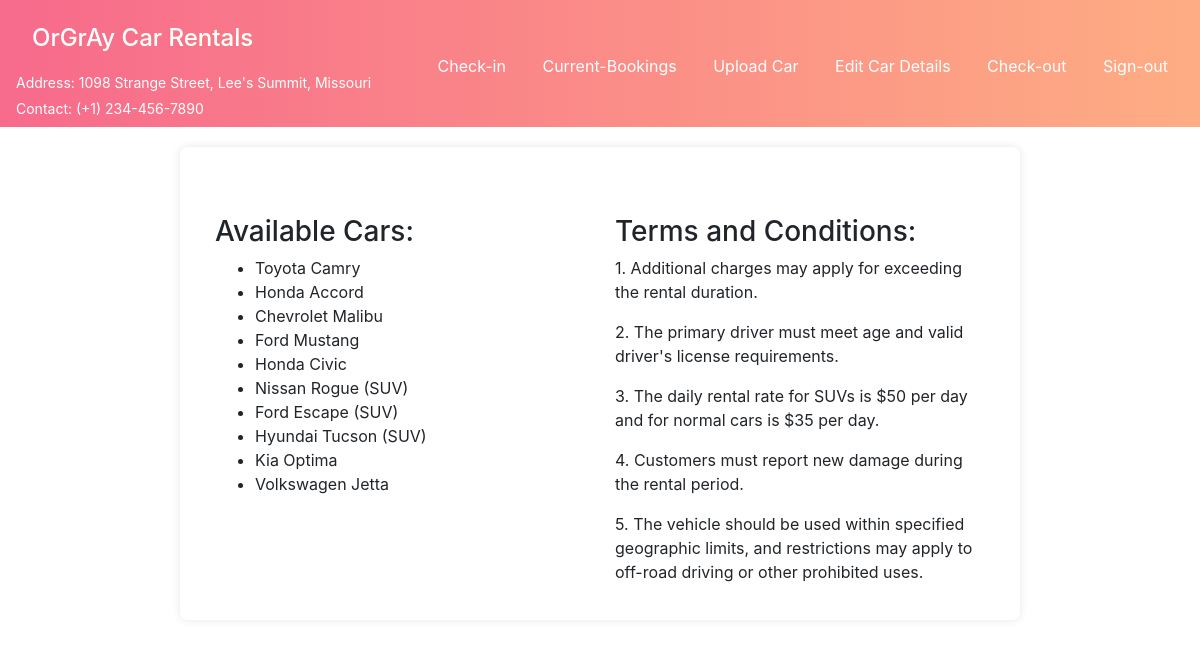
The app's page /home/ (signed in) with its own data.
### checkIn/models.py (models this page shows, shortened)
class Car(models.Model):
    car_model = models.CharField(max_length=255)
    is_available = models.BooleanField(default=True)

### checkIn/views.py (the view)
# urls.py: path('home/', home, name='home'),
@login_required(login_url='/login/')
def home(request):
    available_cars = Car.objects.filter(is_available=True)
    return render(request, 'checkIn/home.html', {'available_cars': available_cars})

### checkIn/templates/checkIn/home.html (shortened to what this page needs)
{% extends 'checkIn/base.html' %}
{% block content %}
    <div class="container mt-5">
        <div class="row">
            <div class="col-md-6">
                <h3>Available Cars:</h3>
                <ul>
                    {% for car in available_cars %}
                        <li>{{ car.car_model }}</li>
                    {% endfor %}
                </ul>
            </div>
            <div class="col-md-6">
                <h3>Terms and Conditions:</h3>
                <p>1. Additional charges may apply for exceeding the rental duration.</p>
                <p>2. The primary driver must meet age and valid driver's license requirements.</p>
                <p>3. The daily rental rate for SUVs is $50 per day and for normal cars is $35 per day.</p>
                <p>4. Customers must report new damage during the rental period.</p>
                <p>5. The vehicle should be used within specified geographic limits, and restrictions may apply to off-road driving or other prohibited uses.</p>
            </div>
        </div>
    </div>
{% endblock %}

### checkIn/templates/checkIn/base.html (shortened to what this page needs)
<!DOCTYPE html>
<html lang="en">
<head>
    <link rel="stylesheet" href="https://code.jquery.com/ui/1.12.1/themes/base/jquery-ui.css">
    <link rel="stylesheet" href="https://maxcdn.bootstrapcdn.com/bootstrap/4.0.0/css/bootstrap.min.css">
</head>
<body>
    <div class="navbar">
        <div class="content">
            <h1><a href="{% url 'home' %}" style="color: #fff;">OrGrAy Car Rentals</a></h1>
            <p>Address: 1098 Strange Street, Lee's Summit, Missouri</p>
            <p>Contact: (+1) 234-456-7890</p>
        </div>
        <div>
            <a href="{% url 'checkIn' %}" class="checkin-link">Check-in</a>
            <a href="{% url 'current_bookings' %}" class="current-bookings-link">Current-Bookings</a>
            <a href="{% url 'upload_car_details' %}" class="upload-car-link">Upload Car</a>
            <a href="{% url 'delete_car' %}" class="delete-car-link">Edit Car Details</a>
            <a href="{% url 'checkout' %}" class="checkout-link">Check-out</a>
            <a href="{% url 'logout' %}" class="signout-link">Sign-out</a>
        </div>
    </div>
    <div class="form-container">
        {% block content %}{% endblock %}
    </div>
</body>
</html>

### checkIn/templates/checkIn/base.html (style rules this page uses)
body { font-family: 'Arial', sans-serif; background-size: cover; background-position: center; margin: 0; padding: 0; display: flex; flex-direction: column; align-items: center; min-height: 100vh; }
.navbar { background: linear-gradient(to right, #f76a8c, #fead83); overflow: hidden; width: 100%; display: flex; justify-content: space-between; align-items: center; padding: 20px; box-sizing: border-box; color: #fff; }
.navbar a { color: #ffffff; text-decoration: none !important; padding: 14px 16px; text-align: center; display: inline-block; transition: background-color 0.3s, color 0.3s; }
.navbar h1 { margin: 0; }
.navbar h1 a { color: #fff; text-decoration: none !important; font-size: 24px; background: linear-gradient(to right, #ff5e78, #ffb870); -webkit-background-clip: text; color: transparent; }
.navbar p { margin: 5px 0 0; color: #fff; font-size: 14px; }
.signout-link { font-size: 16px; text-decoration: none !important; margin-top: 5px; display: inline-block; color: #49beb7; }
.form-container { background-color: rgba(255, 255, 255, 0.8); padding: 20px; border-radius: 8px; box-shadow: 0 0 10px rgba(0, 0, 0, 0.1); width: 70%; max-width: 70%; margin: 20px 0; display: flex; flex-direction: column; align-items: center; }

### records on screen
Car: car_model "Toyota Camry"
Car: car_model "Honda Accord"
Car: car_model "Chevrolet Malibu"
Car: car_model "Ford Mustang"
Car: car_model "Honda Civic"
Car: car_model "Nissan Rogue (SUV)"
Car: car_model "Ford Escape (SUV)"
Car: car_model "Hyundai Tucson (SUV)"
Car: car_model "Kia Optima"
Car: car_model "Volkswagen Jetta"
